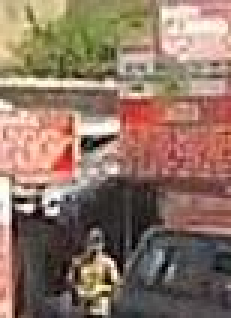
%> input picture train/negatif/156-.jpg, 77 x 106 px (shown 3 times larger); its folder holds only this picture in this run
$ octave data_trainning_ke_hog.m   (GNU Octave 9; MATLAB toolbox functions it lacks are replaced by stand-ins)
%> lines starting %> are read from the running program, lines starting %| are printed output that depends on the picture
### HOG.m

function H=HOG(Im)
nwin_x=6;
nwin_y=6;
B=12;
[L,C]=size(Im);
H=zeros(nwin_x*nwin_y*B,1);
m=sqrt(L/2);
if C==1
    Im=im_recover(Im,m,2*m);
    L=2*m;
    C=m;
end
Im=double(Im);
step_x=floor(C/(nwin_x+1));
step_y=floor(L/(nwin_y+1));
cont=0;
hx = [-1,0,1];
hy = -hx';
grad_xr = imfilter(double(Im),hx);
grad_yu = imfilter(double(Im),hy);
angles=atan2(grad_yu,grad_xr);
magnit=((grad_yu.^2)+(grad_xr.^2)).^.5;
for n=0:nwin_y-1
    for m=0:nwin_x-1
        cont=cont+1;
        angles2=angles(n*step_y+1:(n+2)*step_y,m*step_x+1:(m+2)*step_x);
        magnit2=magnit(n*step_y+1:(n+2)*step_y,m*step_x+1:(m+2)*step_x);
        v_angles=angles2(:);
        v_magnit=magnit2(:);
        K=max(size(v_angles));
         bin=0;
        H2=zeros(B,1);
        for ang_lim=-pi+2*pi/B:2*pi/B:pi
            bin=bin+1;
            for k=1:K
                if v_angles(k)<ang_lim
                    v_angles(k)=100;
                    H2(bin)=H2(bin)+v_magnit(k);
                end
            end
        end

        H2=H2/(norm(H2)+0.01);
        H((cont-1)*B+1:cont*B,1)=H2;
    end
end

### data_trainning_ke_hog.m
S = dir('train\negatif\*.jpg');
HOG_TRAINNING = [];
LABEL = [];
for k = 1:numel(S)
    NameFiles =  char(strcat('train\negatif\',S(k).name));

    imgOri = imread(NameFiles);
%> imgOri is the input picture: size 106x77x3 uint8; mean R, G, B 142.4, 116.6, 101.4
    im = im2double(imgOri);
    img_roi = imresize(im, [200 200]);
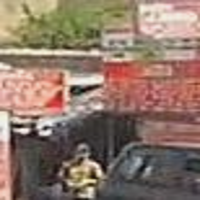
%> img_roi: size 200x200x3 double; mean R, G, B 0.558, 0.457, 0.398; drawn with min black and max white
    HOG_im = HOG(img_roi);
%> in HOG, `grad_xr = imfilter(double(Im),hx);`:
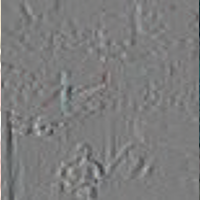
%> grad_xr: size 200x200x3 double; mean R, G, B -0.00138, -0.00157, -0.00131; drawn with min black and max white
%> in HOG, `grad_yu = imfilter(double(Im),hy);`:
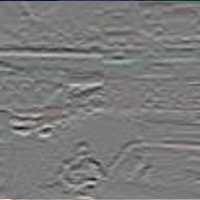
%> grad_yu: size 200x200x3 double; mean R, G, B 0.00198, 0.00172, 0.00113; drawn with min black and max white
%> in HOG, `angles=atan2(grad_yu,grad_xr);`:
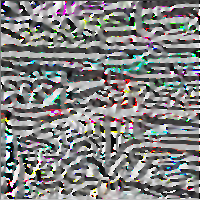
%> angles: size 200x200x3 double; mean R, G, B 0.0649, 0.071, 0.0581; drawn with min black and max white
%> in HOG, `magnit=((grad_yu.^2)+(grad_xr.^2)).^.5;`:
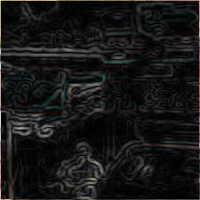
%> magnit: size 200x200x3 double; mean R, G, B 0.106, 0.105, 0.104; drawn with min black and max white
%> after the loop in HOG, `for n=0:nwin_y-1`: H = 432 values, max 0.558 at index 51, min 0.0745 at index 84, mean 0.259; H2 = [0.226; 0.192; 0.414; 0.367; 0.286; 0.272; 0.223; 0.183; 0.351; 0.31; 0.282; 0.262]; cont = 36
%> HOG_im has the same summary as H in HOG
    HOG_TRAINNING  = [HOG_TRAINNING HOG_im];
%> HOG_TRAINNING has the same summary as H in HOG
    LABEL  = [LABEL 0];
end

S = dir('train\positif\*.jpg');
for k = 1:numel(S)
    NameFiles =  char(strcat('train\positif\',S(k).name));


    imgOri = imread(NameFiles);
    im = im2double(imgOri);
    img_roi = imresize(im, [200 200]);
    HOG_im = HOG(img_roi);
    HOG_TRAINNING  = [HOG_TRAINNING HOG_im];
    LABEL  = [LABEL 1];
end
LABEL = LABEL';
HOG_TRAINNING = HOG_TRAINNING';
save 'HOG_TRAIN' LABEL  HOG_TRAINNING

$ run again, on train/negatif/223-.jpg
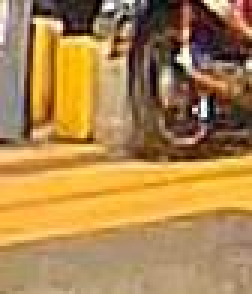
%> input picture train/negatif/223-.jpg, 84 x 98 px (shown 3 times larger)
%> imgOri is the input picture: size 98x84x3 uint8; mean R, G, B 173.1, 133.8, 78.7
%> in HOG, `angles=atan2(grad_yu,grad_xr);`:
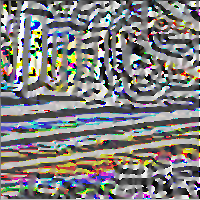
%> angles: size 200x200x3 double; mean R, G, B 0.0608, 0.041, 0.0154; drawn with min black and max white
%> in HOG, `magnit=((grad_yu.^2)+(grad_xr.^2)).^.5;`:
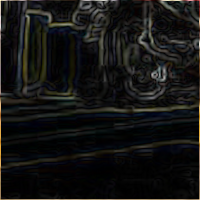
%> magnit: size 200x200x3 double; mean R, G, B 0.0897, 0.0894, 0.085; drawn with min black and max white
%> after the loop in HOG, `for n=0:nwin_y-1`: H = 432 values, max 0.873 at index 370, min 0.0102 at index 349, mean 0.231; H2 = [0.0545; 0.0847; 0.384; 0.736; 0.122; 0.0529; 0.0546; 0.0615; 0.177; 0.487; 0.0736; 0.0425]; cont = 36
%> HOG_im has the same summary as H in HOG
%> HOG_TRAINNING has the same summary as H in HOG

$ run again, on train/negatif/244-.jpg
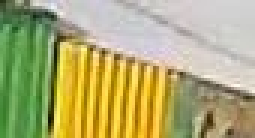
%> input picture train/negatif/244-.jpg, 85 x 46 px (shown 3 times larger)
%> imgOri is the input picture: size 46x85x3 uint8; mean R, G, B 174.8, 171.4, 115
%> in HOG, `angles=atan2(grad_yu,grad_xr);`:
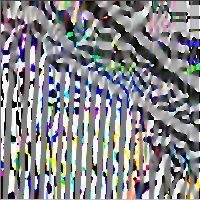
%> angles: size 200x200x3 double; mean R, G, B 0.193, 0.234, 0.335; drawn with min black and max white
%> in HOG, `magnit=((grad_yu.^2)+(grad_xr.^2)).^.5;`:
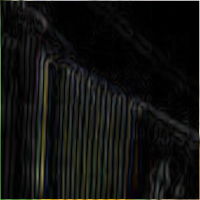
%> magnit: size 200x200x3 double; mean R, G, B 0.0813, 0.0838, 0.0757; drawn with min black and max white
%> after the loop in HOG, `for n=0:nwin_y-1`: H = 432 values, max 0.752 at index 276, min 0.00233 at index 369, mean 0.194; H2 = [0.211; 0.017; 0.0112; 0.0131; 0.0277; 0.655; 0.235; 0.0127; 0.00925; 0.0117; 0.0233; 0.685]; cont = 36
%> HOG_im has the same summary as H in HOG
%> HOG_TRAINNING has the same summary as H in HOG

$ run again, on train/negatif/272-.jpg
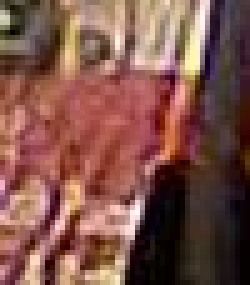
%> input picture train/negatif/272-.jpg, 50 x 57 px (shown 5 times larger)
%> imgOri is the input picture: size 57x50x3 uint8; mean R, G, B 126.3, 83, 73.5
%> in HOG, `angles=atan2(grad_yu,grad_xr);`:
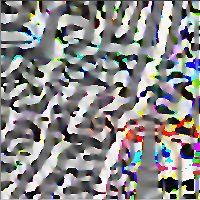
%> angles: size 200x200x3 double; mean R, G, B 0.27, 0.261, 0.242; drawn with min black and max white
%> in HOG, `magnit=((grad_yu.^2)+(grad_xr.^2)).^.5;`:
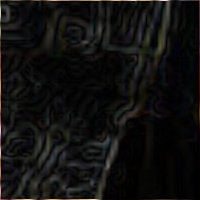
%> magnit: size 200x200x3 double; mean R, G, B 0.0677, 0.0651, 0.063; drawn with min black and max white
%> after the loop in HOG, `for n=0:nwin_y-1`: H = 432 values, max 0.689 at index 384, min 0.0634 at index 20, mean 0.255; H2 = [0.182; 0.0783; 0.142; 0.224; 0.352; 0.351; 0.191; 0.103; 0.157; 0.18; 0.334; 0.653]; cont = 36
%> HOG_im has the same summary as H in HOG
%> HOG_TRAINNING has the same summary as H in HOG
